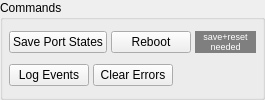
              <widget class="QGroupBox" name="groupBox_3">
               <property name="title">
                <string>Commands</string>
               </property>
               <layout class="QVBoxLayout" name="verticalLayout_10">
                <property name="spacing">
                 <number>4</number>
                </property>
                <property name="leftMargin">
                 <number>6</number>
                </property>
                <property name="topMargin">
                 <number>4</number>
                </property>
                <property name="rightMargin">
                 <number>6</number>
                </property>
                <property name="bottomMargin">
                 <number>4</number>
                </property>
                <item>
                 <layout class="QHBoxLayout" name="horizontalLayout_8">
                  <property name="spacing">
                   <number>4</number>
                  </property>
                  <item>
                   <widget class="QPushButton" name="pushButtonSaveState">
                    <property name="toolTip">
                     <string>Calls system.save()</string>
                    </property>
                    <property name="text">
                     <string>Save Port States</string>
                    </property>
                   </widget>
                  </item>
                  <item>
                   <widget class="QPushButton" name="pushButtonReset">
                    <property name="toolTip">
                     <string>Calls system.reset()</string>
                    </property>
                    <property name="whatsThis">
                     <string>Calls system.reset()</string>
                    </property>
                    <property name="text">
                     <string>Reboot</string>
                    </property>
                   </widget>
                  </item>
                  <item>
                   <spacer name="horizontalSpacer">
                    <property name="orientation">
                     <enum>Qt::Horizontal</enum>
                    </property>
                    <property name="sizeHint" stdset="0">
                     <size>
                      <width>0</width>
                      <height>0</height>
                     </size>
                    </property>
                   </spacer>
                  </item>
                  <item>
                   <widget class="QLabel" name="saveResetFlag">
                    <property name="sizePolicy">
                     <sizepolicy hsizetype="Fixed" vsizetype="Fixed">
                      <horstretch>0</horstretch>
                      <verstretch>0</verstretch>
                     </sizepolicy>
                    </property>
                    <property name="minimumSize">
                     <size>
                      <width>61</width>
                      <height>22</height>
                     </size>
                    </property>
                    <property name="maximumSize">
                     <size>
                      <width>61</width>
                      <height>22</height>
                     </size>
                    </property>
                    <property name="font">
                     <font>
                      <pointsize>9</pointsize>
                     </font>
                    </property>
                    <property name="styleSheet">
                     <string notr="true">background-color: rgb(127, 127, 127);
color: rgb(255, 255, 255);</string>
                    </property>
                    <property name="text">
                     <string>&lt;html&gt;&lt;head/&gt;&lt;body&gt;&lt;p&gt;&lt;span style=&quot; font-size:7pt;&quot;&gt;save+reset needed&lt;/span&gt;&lt;/p&gt;&lt;/body&gt;&lt;/html&gt;</string>
                    </property>
                    <property name="textFormat">
                     <enum>Qt::AutoText</enum>
                    </property>
                    <property name="alignment">
                     <set>Qt::AlignCenter</set>
                    </property>
                    <property name="wordWrap">
                     <bool>true</bool>
                    </property>
                   </widget>
                  </item>
                  <item>
                   <spacer name="horizontalSpacer_10">
                    <property name="orientation">
                     <enum>Qt::Horizontal</enum>
                    </property>
                    <property name="sizeHint" stdset="0">
                     <size>
                      <width>0</width>
                      <height>0</height>
                     </size>
                    </property>
                   </spacer>
                  </item>
                 </layout>
                </item>
                <item>
                 <layout class="QHBoxLayout" name="horizontalLayout_43">
                  <property name="spacing">
                   <number>4</number>
                  </property>
                  <item>
                   <widget class="QPushButton" name="pushButtonShowEventLogs">
                    <property name="text">
                     <string>Log Events</string>
                    </property>
                   </widget>
                  </item>
                  <item>
                   <widget class="QPushButton" name="pushButtonClearPortError">
                    <property name="text">
                     <string>Clear Errors</string>
                    </property>
                   </widget>
                  </item>
                  <item>
                   <spacer name="horizontalSpacer_29">
                    <property name="orientation">
                     <enum>Qt::Horizontal</enum>
                    </property>
                    <property name="sizeHint" stdset="0">
                     <size>
                      <width>0</width>
                      <height>0</height>
                     </size>
                    </property>
                   </spacer>
                  </item>
                 </layout>
                </item>
               </layout>
              </widget>
